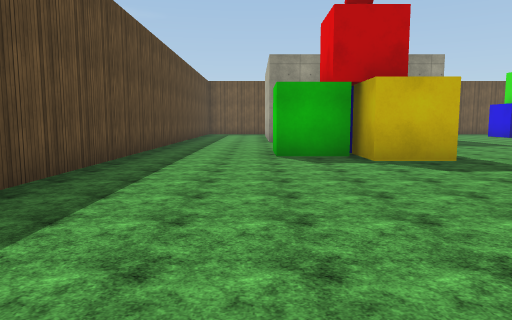
view 1 (above)

22 first-person views from a walk through a scene from a Unity 3-D project. The camera is 1.2 m above the floor, tilts 6° down and sees 70° across. The floor is counted in squares, 2 m on a side. Each view is taken from the middle of a square. On the plan, view 1 faces up. The plan holds only what a view shows up to about 10 squares ahead; the rest is blank. The place goes on beyond the plan. Surface patterns are stand-ins for the level's own textures.

view 2
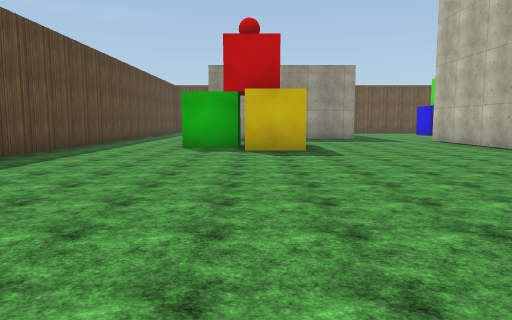

view 3
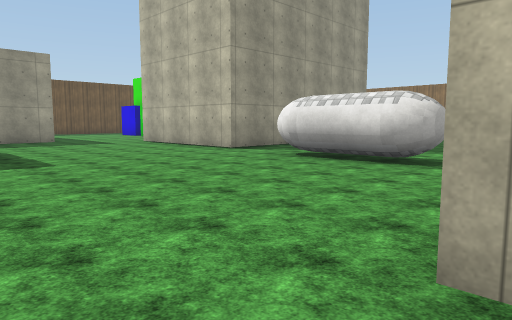

view 4
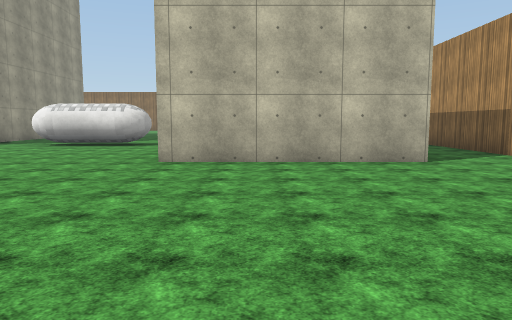

view 5
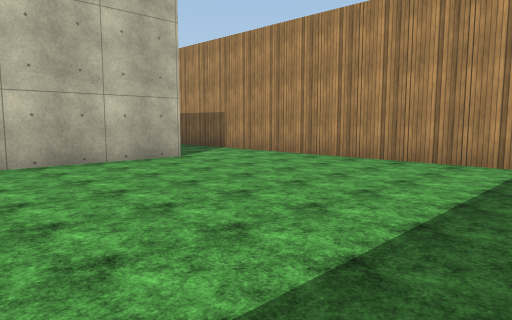

view 6
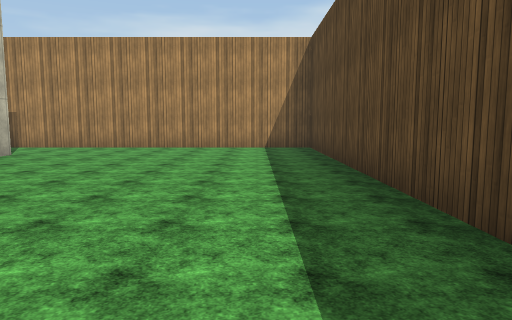

view 7
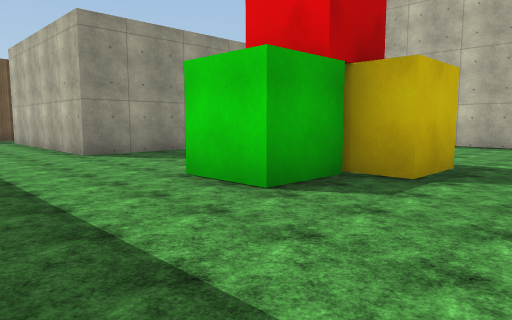

view 8
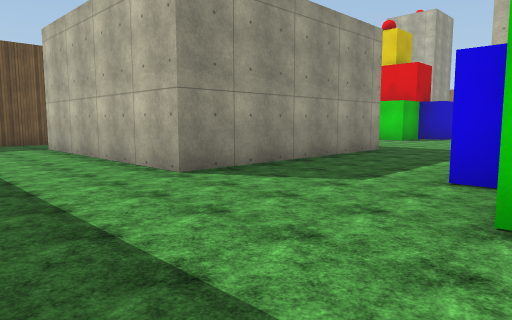

view 9
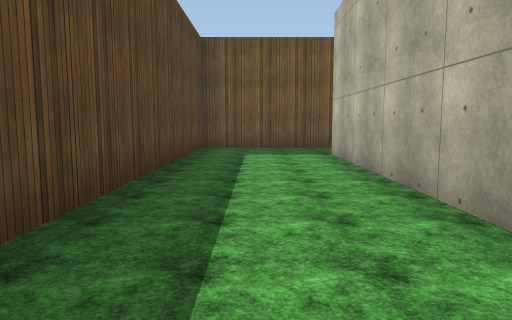

view 10
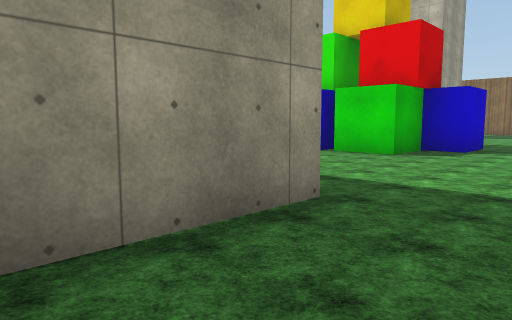

view 11
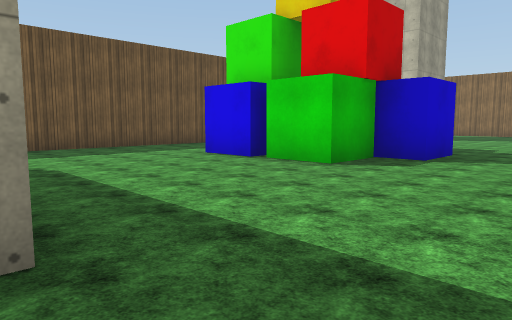

view 12
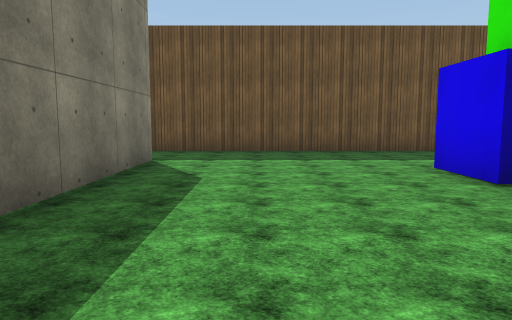

view 13
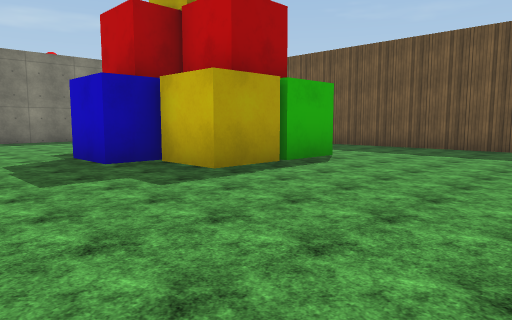

view 14
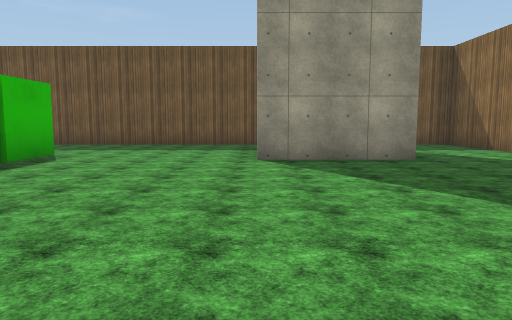

view 15
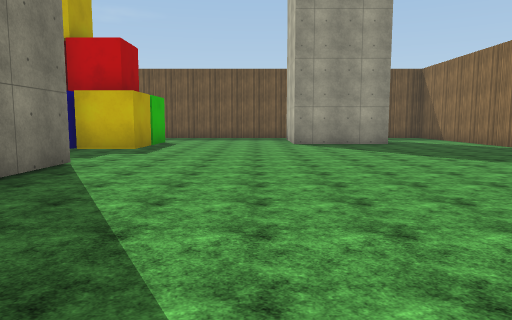

view 16
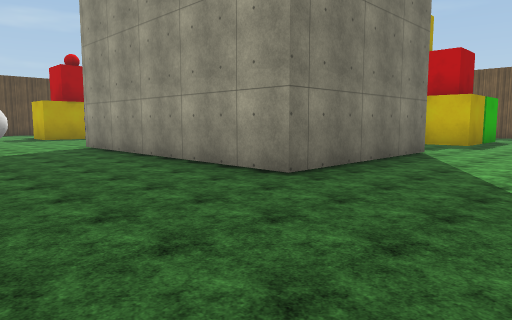

view 17
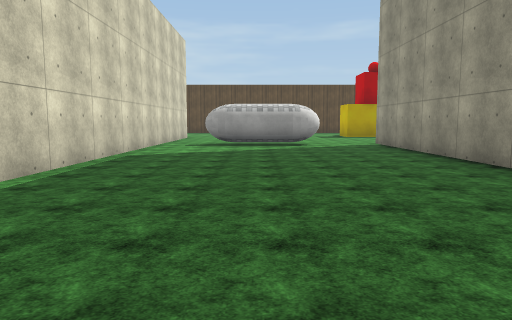

view 18
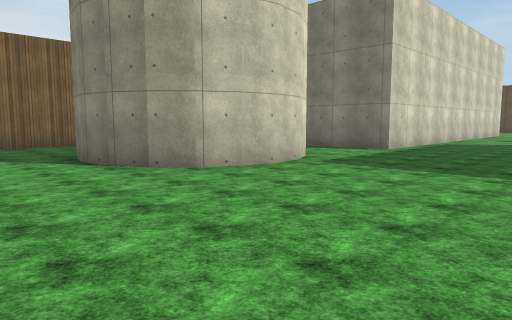

view 19
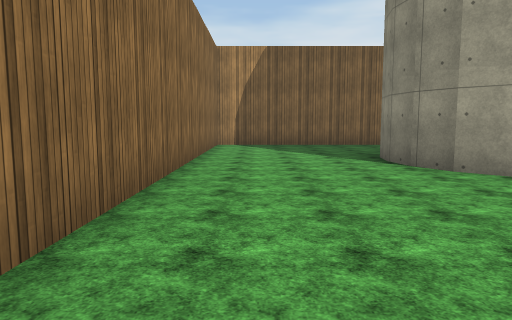

view 20
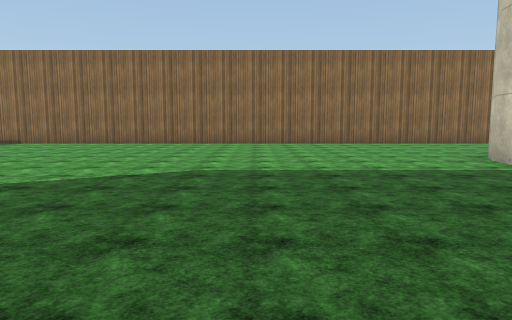

view 21
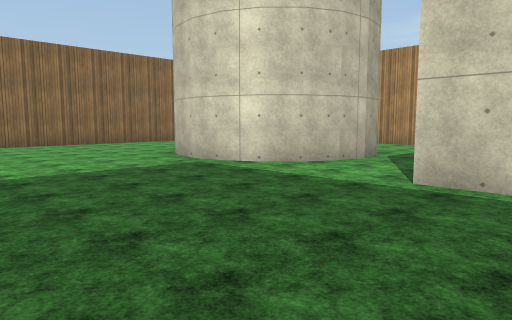

view 22
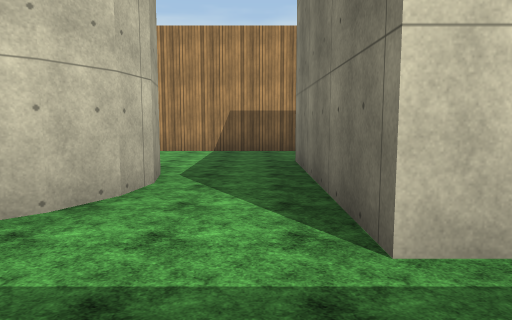

### Floor plan
Points are (right, up) in squares from view 1. A wall is a line through its corners. A room is listed if a view was taken in it or the views show most of it. See-through windows are left out.
Room 1 (views 1, 2, 3, 4, 5, 6, 7, 8, 9, 10, 11, 12)
walls: (6.9, 1.1) (6.9, 3); (7.4, 5.2) (7.4, 8.1); (-2.2, 0.2) (-2.2, -6.5) (7.6, -6.5); (3.4, -4.6) (3.4, -0.5); (5.5, 10.7) (0.4, 10.7) (0.4, 15.8); (13.4, -1.5) (13.4, -4.6); (15.1, -3.2) (15, -2.6) (15.1, -1.9); (13.1, -6.5) (22, -6.5) (22, -0.5); (18.9, -1.9) (19, -2.5) (18.9, -3.3); (1, 17.5) (-2.2, 17.5) (-2.2, 3.1)
ways out: opening at (1, 16.5) to room 2; opening at (7, 0) to room 2; opening at (7, 10.7) to room 2; opening at (8, 4.5) to room 2; opening at (14, -1) to room 2; opening at (20.5, -0.5) to room 2
objects: green cube (1, 6) to (2, 7); blue cube (2, 7) to (3, 8); yellow cube (3, 6)
Room 2 (views 13, 14, 15, 16, 17, 18, 19, 20, 21, 22)
walls: (13.4, 9.2) (13.4, 5.2) (7.4, 5.2); (19.6, 13.7) (17, 13.7) (17, 14.4); (7.9, 3.1) (7.9, 1.1); (22, 12.5) (22, 17.5) (21.1, 17.5); (17.1, 17.5) (4.8, 17.5); (15.1, -1.9) (15.4, -1.4) (15.8, -0.9) (16.4, -0.6) (17, -0.6) (17.6, -0.6) (18.2, -0.9) (18.6, -1.4) (18.9, -1.9); (5.4, 15.8) (5.4, 11); (6.9, -0.5) (13.4, -0.5) (13.4, -1.5); (22, -0.5) (22, 10)
ways out: opening at (1, 16.5) to room 1; opening at (7, 0) to room 1; opening at (7, 10.7) to room 1; opening at (8, 4.5) to room 1; opening at (14, -1) to room 1; opening at (20.5, -0.5) to room 1
objects: green cube (10, 12) to (11, 13); blue cube (10, 13); green cube (10, 14) to (11, 14); blue cube (11, 11) to (12, 11); red cube (11, 12); yellow cube (12, 12) to (13, 12); green cube (12, 13) to (13, 14)

Positions as (right, up) in squares from view 1, and headings:
1: (0, 0), facing up
2: (2, -2), facing up
3: (2, -1), facing up-right
4: (-2, -2), facing right
5: (-2, -1), facing down-right
6: (-1, 2), facing down
7: (-2, 4), facing up-right
8: (-2, 7), facing up-right
9: (-1, 9), facing up
10: (3, 9), facing up-right
11: (5, 9), facing up-right
12: (7, 10), facing up
13: (17, 9), facing up-left
14: (17, 8), facing up
15: (16, 4), facing up
16: (16, 2), facing up-left
17: (17, 2), facing left
18: (21, 3), facing down-left
19: (21, 3), facing down
20: (12, 3), facing right
21: (12, 3), facing down-right
22: (14, 1), facing down
